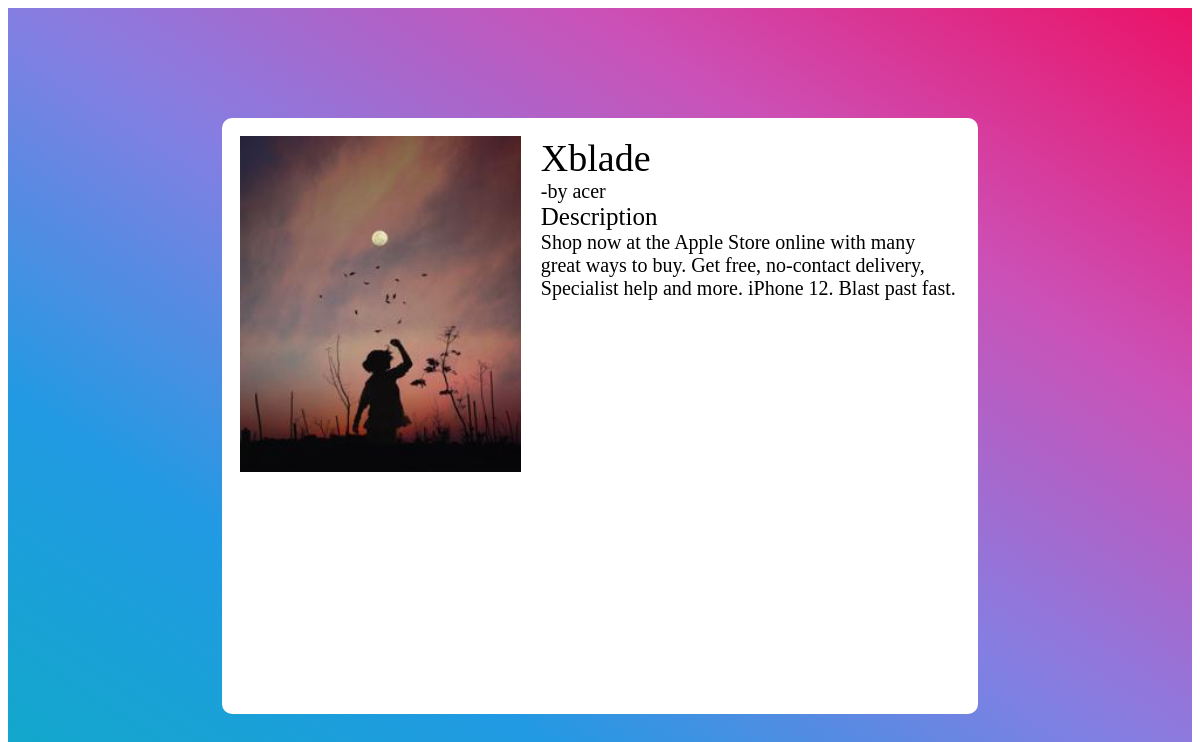
The app's page /detail-article/24/ with its own data.
### myapp/models.py (models this page shows, shortened)
class Article(models.Model):
    user = models.ForeignKey(User, on_delete=models.CASCADE)
    name = models.CharField(max_length=100)
    description = models.TextField()
    image = models.ImageField(upload_to = 'image')
    privacy = models.TextChoices('privacy','public private')
    privacy = models.CharField(max_length =10, choices=privacy.choices)

### myapp/views.py (the view)
# urls.py: path('detail-article/<int:pk>/', views.DetailArticle.as_view(), name='detail-article'),
class DetailArticle(DetailView):
    model = Article
    template_name = 'myapp/detail_article.html'
    context_object_name = 'article'

### myapp/templates/myapp/detail_article.html (shortened to what this page needs)
{% extends 'myapp/base.html' %}
{% block container %}
<div class="detail-container">
    <div>
        <div class="image">
            <img src="{{ article.image.url }}" alt="">
        </div>
        <div class="detail">
            <span style="font-size:38px;">{{ article.name }}</span>
            <span style="display:block;">-by {{ article.user.username }}</span>
            <span style="font-size:25px; display:block;">Description</span>
            <span> {{ article.description }}</span>
        </div>
    </div>
</div>
{% endblock container %}

### myapp/templates/myapp/base.html (shortened to what this page needs)
{% load static %}
<!DOCTYPE html>
<html lang="en">
<head>
    <link rel="stylesheet" href="{% static 'myapp/css/style.css' %}">
</head>
<body>
    <div class="container">
        {% block container %}
        {% endblock container %}
    </div>
</body>
</html>

### myapp/static/myapp/css/style.css (style rules this page uses)
* { transition: height 0.66s ease-in; transition: width 0.66s ease-in; }
.detail-container { width: 100%; height: 97vh; background-image: linear-gradient(to right top, #11a9c9, #219ae3, #857ee2, #cc50b6, #eb1267); }
.detail-container>div { border-radius: 10px; padding: 18px; background: rgb(255,255,255); position: absolute; top: 52%; left: 50%; transform: translate(-50%,-50%); height: 70vh; width: 60%; overflow-y: auto; display: grid; grid-template-columns: 39% 58%; gap: 20px; font: 20px Verdana; }
.detail-container>div img { width: 100%; }

### records on screen
Article: image (picture), name "Xblade", user.username "acer", description "Shop now at the Apple Store online with many great ways to buy. Get free, no-contact delivery, Specialist help and more. iPhone 12. Blast past fast."
